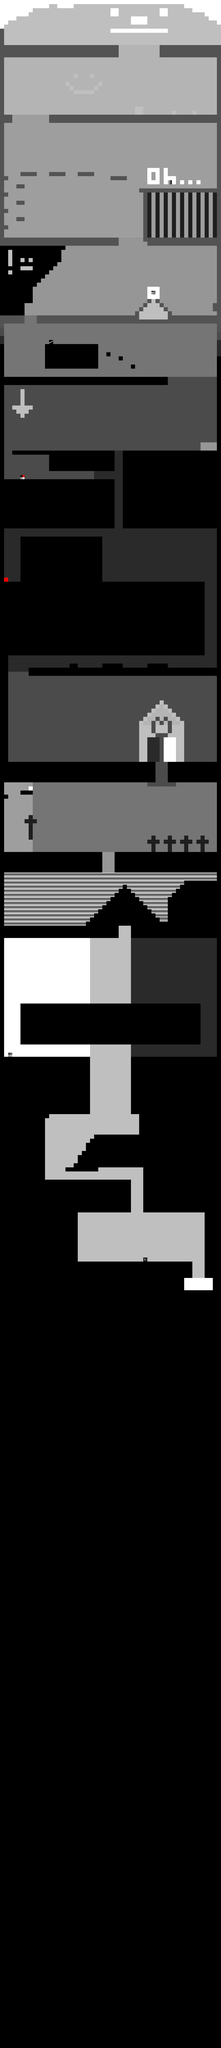

Rendered tile map (Tiled .tmx) drawn with the repository's tilesets; below, a short description and the map source with its tile grids summarised:
An orthogonal 54x500 tile map with 32x32 px tiles, 1 tile layer (Fondo), 2 tilesets.

<map version="1.0" orientation="orthogonal" width="54" height="500" tilewidth="32" tileheight="32">
 <tileset firstgid="1" name="tileset" tilewidth="32" tileheight="32">
  <image source="tileset.png" width="160" height="64" />
  <tile id="6">
   <properties>
    <property name="colision" value="" />
   </properties>
  </tile>
  <tile id="9">
   <properties>
    <property name="colision" value="" />
   </properties>
  </tile>
 </tileset>
 <tileset firstgid="11" name="secrets" tilewidth="32" tileheight="32">
  <image source="secrets.png" width="256" height="192" />
  <tile id="0">
   <properties>
    <property name="secret" value="" />
   </properties>
  </tile>
  <tile id="6">
   <properties>
    <property name="colision" value="" />
   </properties>
  </tile>
  <tile id="16">
   <properties>
    <property name="secret" value="" />
   </properties>
  </tile>
  <tile id="20">
   <properties>
    <property name="secret" value="" />
   </properties>
  </tile>
 </tileset>
 <layer name="Fondo" width="54" height="500">
  <data>[27000 cells, 27000 non-empty, 23 distinct tile ids]</data>
 </layer>
</map>